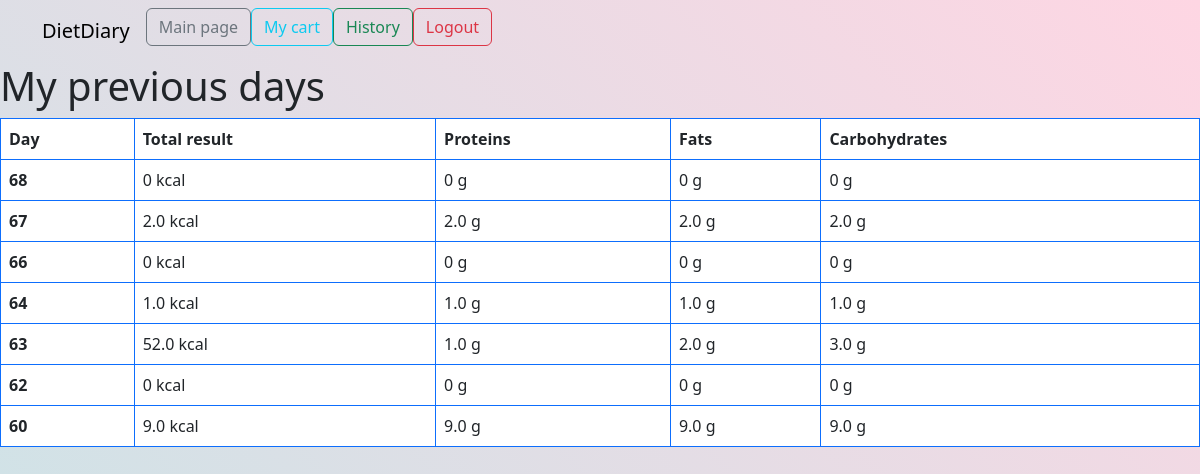
The app's page /diet_diary/previous_days/ (signed in), older data.
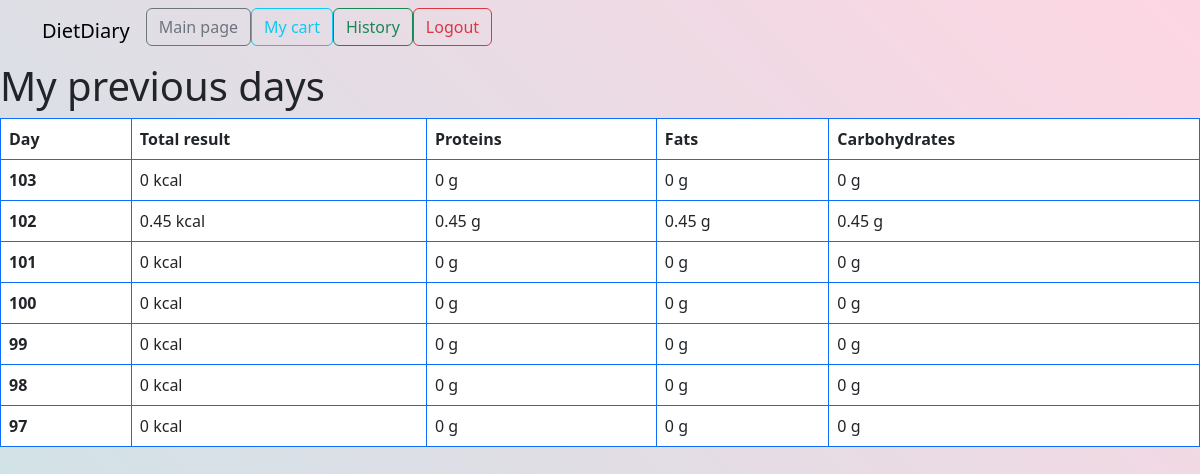
The same page, newer data.
### diet_diary/models.py (models this page shows, shortened)
class Note(models.Model):
    profile = models.ForeignKey('Profile', on_delete=models.CASCADE, related_name='notes')
    @property
    def total_res(self):
        return sum(get_note.k for get_note in self.all_notes.all())
    @property
    def total_p(self):
        return sum(get_note.p for get_note in self.all_notes.all())
    @property
    def total_f(self):
        return sum(get_note.f for get_note in self.all_notes.all())
    @property
    def total_c(self):
        return sum(get_note.c for get_note in self.all_notes.all())

class GetNote(models.Model):
    product = models.ForeignKey(Product, on_delete=models.CASCADE, related_name='+')
    note = models.ForeignKey('Note', on_delete=models.CASCADE, related_name='all_notes')
    massa = models.FloatField(default=100.0)
    @property
    def k(self):
        return self.product.kcal * self.massa / 100
    @property
    def p(self):
        return self.product.proteins * self.massa / 100
    @property
    def f(self):
        return self.product.fats * self.massa / 100
    @property
    def c(self):
        return self.product.carbohydrates * self.massa / 100

class Product(models.Model):
    name = models.CharField(max_length=100)
    category = models.ForeignKey(Category, on_delete=models.CASCADE, related_name='products')
    kcal = models.IntegerField(default=0.0)
    proteins = models.FloatField(default=0.0)
    fats = models.FloatField(default=0.0)
    carbohydrates = models.FloatField(default=0.0)

### diet_diary/views.py (the view)
# urls.py: path('previous_days/', views.prev_d, name='previous_days'),
@login_required
def prev_d(request):
    all_notes = request.user.profile.notes.all().order_by('id').reverse()[:7]
    pagination = Paginator(all_notes, 7)
    page = request.GET.get('page')
    obt = pagination.get_page(page)
    return render(request, 'diet_diary/previous_days.html', {'all_notes': all_notes, 'page': obt, })

### diet_diary/templates/diet_diary/previous_days.html
{% extends 'diet_diary/base.html' %}
{% block body %}
  <h1>My previous days</h1>
  {% if all_notes %}
      <table class="table table-bordered border-primary">
        <thead>
          <tr>
            <th scope="col">Day</th>
            <th scope="col">Total result</th>
            <th scope="col">Proteins</th>
            <th scope="col">Fats</th>
            <th scope="col">Carbohydrates</th>
          </tr>
        </thead>
        {% for note in all_notes %}
        <tbody>
          <tr>
            <th scope="row">{{ note.id }}</th>
            <td>{{ note.total_res }} kcal</td>
            <td>{{ note.total_p }} g</td>
            <td>{{ note.total_f }} g</td>
            <td>{{ note.total_c }} g</td>
            </tr>
        </tbody>
        {%endfor%}
    </table>
  {% else %}
    <p>l.</p>
  {% endif %}
{% endblock %}

Row changes from the older to the newer data that the page shows:
no longer on this page (row unchanged): Note: id "68", total_res "0", total_p "0", total_f "0", total_c "0"
no longer on this page (row unchanged): Note: id "67", total_res "2.0", total_p "2.0", total_f "2.0", total_c "2.0"
no longer on this page (row unchanged): Note: id "66", total_res "0", total_p "0", total_f "0", total_c "0"
no longer on this page (row unchanged): Note: id "64", total_res "1.0", total_p "1.0", total_f "1.0", total_c "1.0"
no longer on this page (row unchanged): Note: id "63", total_res "52.0", total_p "1.0", total_f "2.0", total_c "3.0"
no longer on this page (row unchanged): Note: id "62", total_res "0", total_p "0", total_f "0", total_c "0"
no longer on this page (row unchanged): Note: id "60", total_res "9.0", total_p "9.0", total_f "9.0", total_c "9.0"
added Note: id "103", total_res "0", total_p "0", total_f "0", total_c "0"
added Note: id "102", total_res "0.45", total_p "0.45", total_f "0.45", total_c "0.45"
added Note: id "101", total_res "0", total_p "0", total_f "0", total_c "0"
added Note: id "100", total_res "0", total_p "0", total_f "0", total_c "0"
added Note: id "99", total_res "0", total_p "0", total_f "0", total_c "0"
added Note: id "98", total_res "0", total_p "0", total_f "0", total_c "0"
added Note: id "97", total_res "0", total_p "0", total_f "0", total_c "0"
